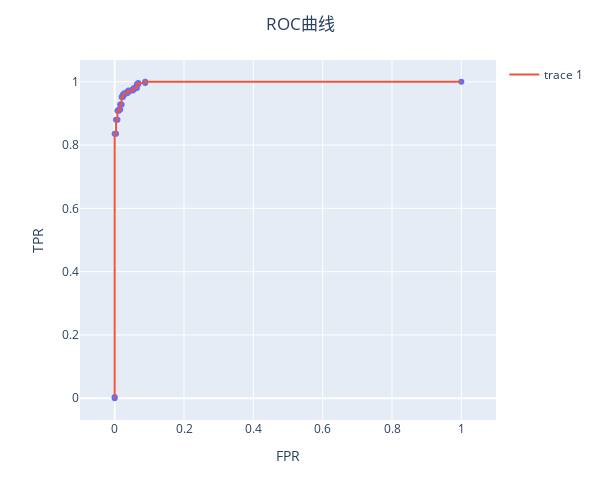

The notebook cell saved with this chart:
### Code cell
# fig = plt.figure(figsize=(8,6))
# ax = fig.add_subplot(111)
# ax.plot(fpr, tpr)

# fig = px.line(x=fpr, y=tpr, width=600, height=500)
fig = px.scatter(x=fpr, y=tpr, width=600, height=500)
fig.add_trace(go.Scatter(x=fpr, y=tpr))
fig.update_layout(
#     margin={'l':80, 'r':0},
    title_text="ROC曲线",
    title_x=0.5,
    xaxis_title="FPR",
    yaxis_title="TPR"
)
fig.update_xaxes(
    range=(-0.1,1.1)
)
fig.show()

### Figure 1 — Plotly figure (JSON) as saved in the notebook; plotly's stock layout.template omitted (floating-point values rounded to 4 significant figures)
{"data": [{"hovertemplate": "x=%{x}<br>y=%{y}<extra></extra>", "legendgroup": "", "marker": {"color": "#636efa", "symbol": "circle"}, "mode": "markers", "name": "", "orientation": "v", "showlegend": false, "type": "scatter", "x": [0, 0, 0, 0.004, 0.004, 0.008, 0.008, 0.012, 0.012, 0.016, 0.016, 0.02, 0.02, 0.024, 0.024, 0.028, 0.028, 0.036, 0.036, 0.04, 0.04, 0.052, 0.052, 0.056, 0.056, 0.064, 0.064, 0.068, 0.068, 0.088, 0.088, 1], "xaxis": "x", "y": [0, 0.004, 0.836, 0.836, 0.88, 0.88, 0.908, 0.908, 0.912, 0.912, 0.928, 0.928, 0.952, 0.952, 0.96, 0.96, 0.964, 0.964, 0.968, 0.968, 0.972, 0.972, 0.976, 0.976, 0.98, 0.98, 0.992, 0.992, 0.996, 0.996, 1, 1], "yaxis": "y"}, {"type": "scatter", "x": [0, 0, 0, 0.004, 0.004, 0.008, 0.008, 0.012, 0.012, 0.016, 0.016, 0.02, 0.02, 0.024, 0.024, 0.028, 0.028, 0.036, 0.036, 0.04, 0.04, 0.052, 0.052, 0.056, 0.056, 0.064, 0.064, 0.068, 0.068, 0.088, 0.088, 1], "y": [0, 0.004, 0.836, 0.836, 0.88, 0.88, 0.908, 0.908, 0.912, 0.912, 0.928, 0.928, 0.952, 0.952, 0.96, 0.96, 0.964, 0.964, 0.968, 0.968, 0.972, 0.972, 0.976, 0.976, 0.98, 0.98, 0.992, 0.992, 0.996, 0.996, 1, 1]}], "layout": {"height": 500, "legend": {"tracegroupgap": 0}, "margin": {"t": 60}, "title": {"text": "ROC曲线", "x": 0.5}, "width": 600, "xaxis": {"anchor": "y", "domain": [0, 1], "range": [-0.1, 1.1], "title": {"text": "FPR"}, "type": "linear"}, "yaxis": {"anchor": "x", "autorange": true, "domain": [0, 1], "range": [-0.06872, 1.069], "title": {"text": "TPR"}, "type": "linear"}}}
